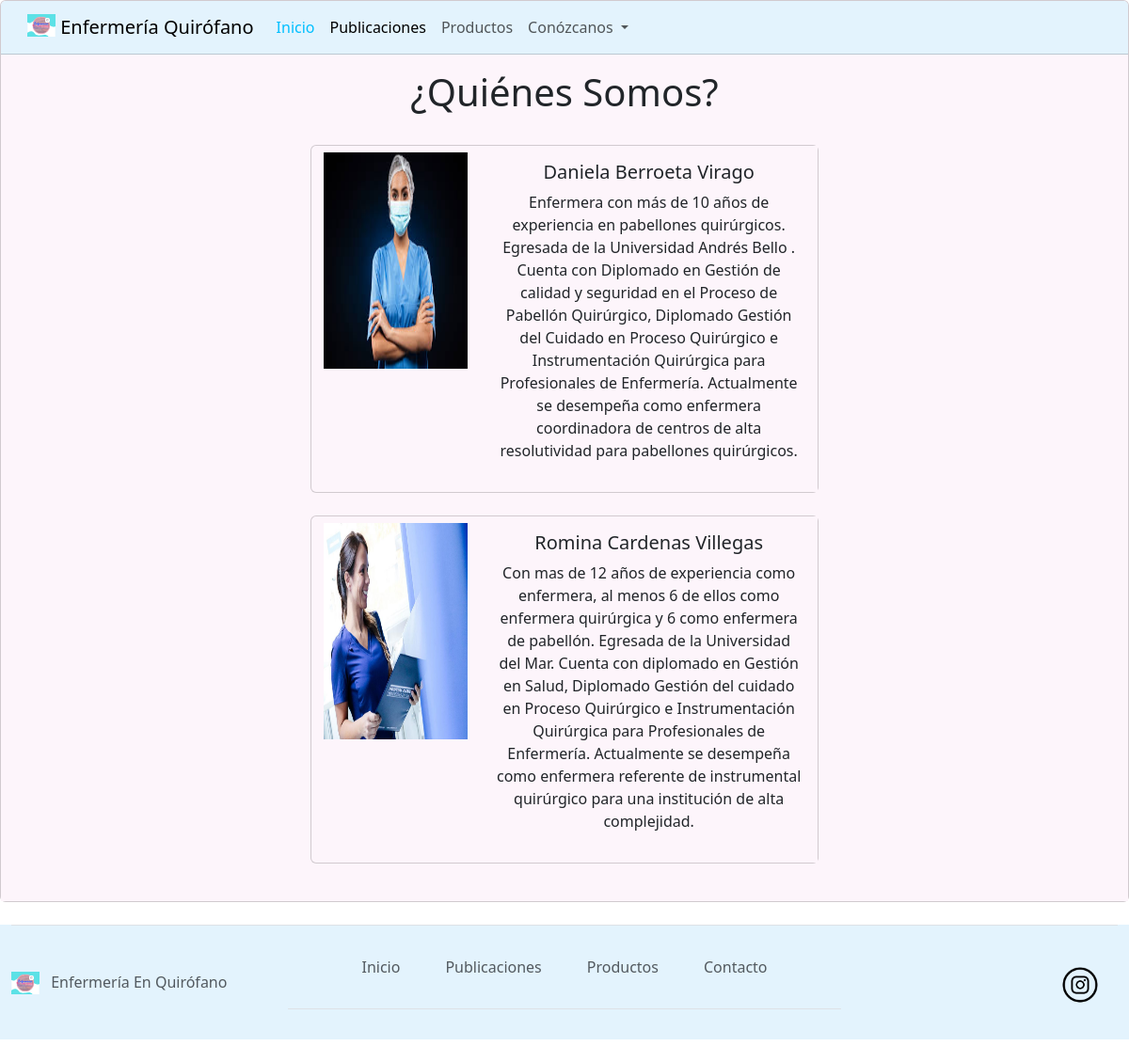
Page /index/quienes_somos/ on the committed database.
### pagina/models.py (models this page shows, shortened)
class Autoras(models.Model):
    name = models.CharField(max_length=200)
    text = models.TextField()
    image = models.ImageField(null=True)

### pagina/views.py (the view)
# urls.py: path('quienes_somos/', views.autoras, name='quienes_somos'),
def autoras(request):
    autoras = Autoras.objects.all()
    context ={'autoras': autoras}
    return render (request,'pagina/quienes_somos.html',context)

### pagina/templates/pagina/quienes_somos.html (shortened to what this page needs)
{% extends 'pagina/base.html' %}
{% load static %}
{% block content %}
<div class="container-fluid-colab">
    <h1>¿Quiénes Somos?</h1>
    <br>
    {% for qs in autoras %}
    <div id="card-1-colab">
        <div class="card mb-4" style="max-width: 540px;margin: 0 auto;">
            <div class="row g-0">
                <div class="col-md-4">
                    <button type="button" class="btn" data-bs-toggle="modal" data-bs-target="#modal-{{ forloop.counter }}">
                        <img src="{{ qs.image.url }}" class="img-q-somos" alt="img-qs-1">
                    </button>
                </div>
                <div class="col-md-8">
                    <div class="card-body">
                        <h5 class="card-title">{{ qs.name }}</h5>
                        <p class="card-text-lg">{{ qs.text }} </p>
                    </div>
                </div>
            </div>
        </div>
    </div>
    {% endfor %}
</div>
{% endblock %}

### publicacion/static/css/stylesheet.css (style rules this page uses)
.card-body { background-color: #fdf5fb; }
.card { background-color: #fdf5fb; }
.img-q-somos { height: 229.992px; width: 100%; }

### rows in the picture
Autoras: image (picture), name "Daniela Berroeta Virago", text "Enfermera con más de 10 años de experiencia en pabellones quirúrgicos. Egresada de la Universidad Andrés Bello . Cuenta con Diplomado en Gestión de calidad y seguridad en el Proceso de Pabellón Quirúrgico, Diplomado Gestión del Cuidado en Proceso Quirúrgico e Instrumentación Quirúrgica para Profesionales de Enfermería. Actualmente se desempeña como enfermera coordinadora de centros de alta resolutividad para pabellones quirúrgicos."
Autoras: image (picture), name "Romina Cardenas Villegas", text "Con mas de 12 años de experiencia como enfermera, al menos 6 de ellos como enfermera quirúrgica y 6 como enfermera de pabellón. Egresada de la Universidad del Mar. Cuenta con diplomado en Gestión en Salud, Diplomado Gestión del cuidado en Proceso Quirúrgico e Instrumentación Quirúrgica para Profesionales de Enfermería. Actualmente se desempeña como enfermera referente de instrumental quirúrgico para una institución de alta complejidad."
